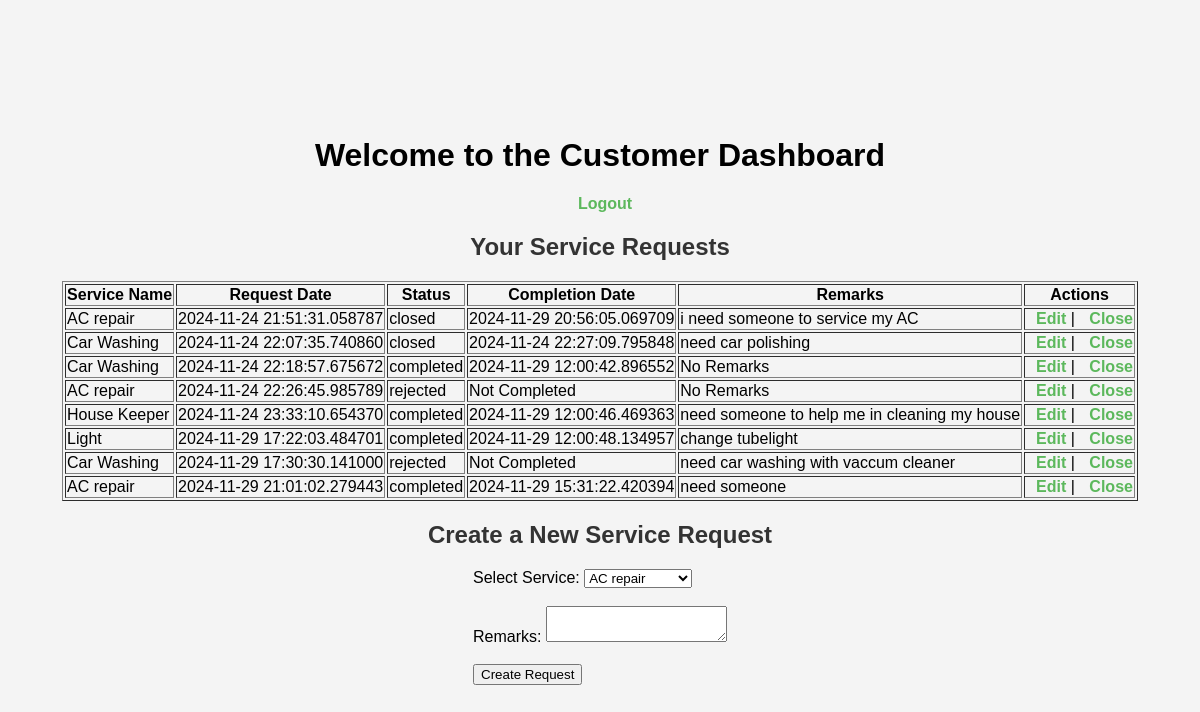
The app's page /customer/dashboard (signed in), older data.
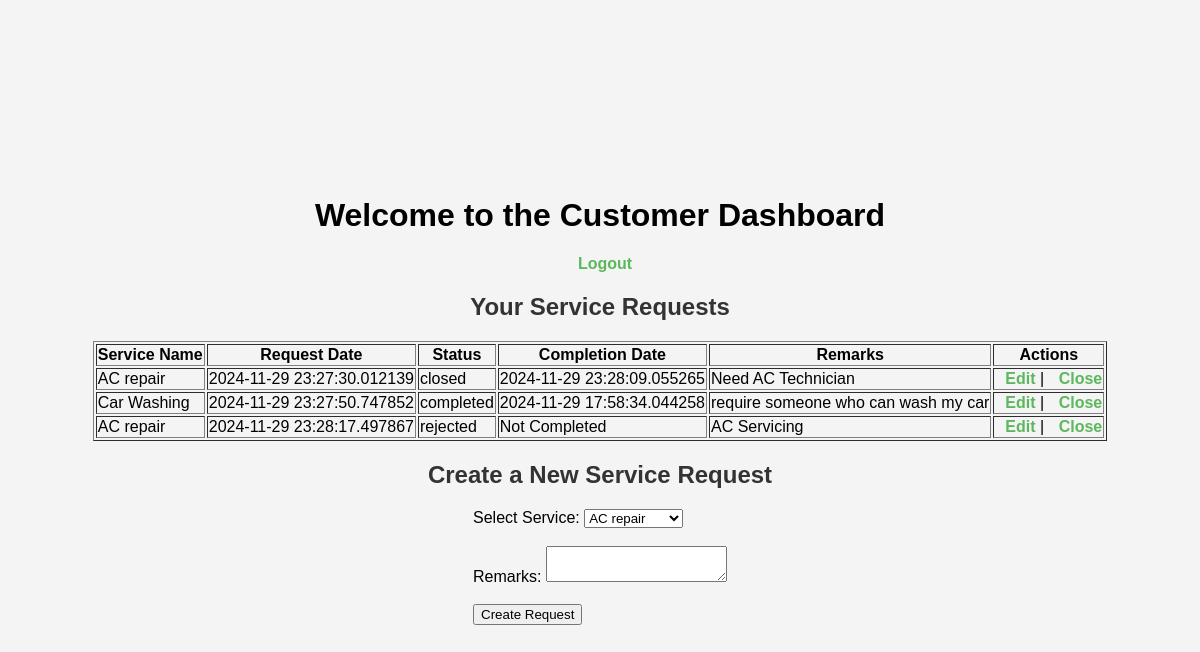
The same page, newer data.
### model/model.py (models this page shows)
class ServiceRequest(db.Model):
    id = db.Column(db.Integer, primary_key=True, autoincrement=True)
    service_id = db.Column(db.Integer, db.ForeignKey("service.id"), nullable=False)
    customer_id = db.Column(db.Integer, db.ForeignKey("customer.id"), nullable=False)
    professional_id = db.Column(db.Integer, db.ForeignKey("service_professional.id"), nullable=True)
    date_of_request = db.Column(db.DateTime, nullable=False)
    date_of_completion = db.Column(db.DateTime, nullable=True)
    service_status = db.Column(db.String(50), default="requested", nullable=False)
    remarks = db.Column(db.Text, nullable=True)

class Service(db.Model):
    id = db.Column(db.Integer, primary_key=True, autoincrement=True)
    name = db.Column(db.String(100), unique=True, nullable=False)
    base_price = db.Column(db.Float, nullable=False)
    description = db.Column(db.Text, nullable=True)
    time_required = db.Column(db.String(50), nullable=True)
    service_requests = db.relationship('ServiceRequest', backref='service', lazy=True)
    professional_id = db.Column(db.Integer, db.ForeignKey('service_professional.id'), nullable=True) #new
    professional = db.relationship('ServiceProfessional', backref='services', lazy=True) #new

### app.py (the view)
@app.route("/customer/dashboard", methods=["GET", "POST"])
def customer_dashboard():
    if session.get("user_type") != "Customer":
        flash("Please log in as Customer.")
        return redirect(url_for("login"))
    customer_id = session["user_id"]
    customer = Customer.query.get(customer_id)
    service_requests = ServiceRequest.query.filter_by(customer_id=customer.id).all()
    services = Service.query.all()
    return render_template("customer_dashboard.html", service_requests=service_requests, services=services)

### Templates/customer_dashboard.html (shortened to what this page needs)
<!DOCTYPE html>
<html lang="en">
<head>
    <link rel="stylesheet" type="text/css" href="{{ url_for('static', filename='styles.css') }}">
</head>
<body>
    <h1>Welcome to the Customer Dashboard</h1>
    <a href="{{ url_for('logout') }}">Logout</a>
    <h2>Your Service Requests</h2>
    <table border="1">
        <thead>
            <tr>
                <th>Service Name</th>
                <th>Request Date</th>
                <th>Status</th>
                <th>Completion Date</th>
                <th>Remarks</th>
                <th>Actions</th>
            </tr>
        </thead>
        <tbody>
            {% for request in service_requests %}
                <tr>
                    <td>{{ request.service.name }}</td>
                    <td>{{ request.date_of_request }}</td>
                    <td>{{ request.service_status }}</td>
                    <td>{{ request.date_of_completion or 'Not Completed' }}</td>
                    <td>{{ request.remarks or 'No Remarks' }}</td>
                    <td>
                        <a href="{{ url_for('edit_service_request', request_id=request.id) }}">Edit</a> |
                        <a href="{{ url_for('close_service_request', request_id=request.id) }}" onclick="return confirm('Are you sure you want to close this request?')">Close</a>
                    </td>
                </tr>
            {% endfor %}
        </tbody>
    </table>
    <h2>Create a New Service Request</h2>
    <form action="{{ url_for('create_service_request') }}" method="POST">
        <label for="service">Select Service:</label>
        <select name="service_id" id="service">
            {% for service in services %}
                <option value="{{ service.id }}">{{ service.name }}</option>
            {% endfor %}
        </select>
        <br><br>
        <label for="remarks">Remarks:</label>
        <textarea name="remarks" id="remarks"></textarea>
        <br><br>
        <button type="submit">Create Request</button>
    </form>

### static/styles.css (style rules this page uses)
body { font-family: Arial, sans-serif; background-color: #f4f4f4; display: flex; flex-direction: column; justify-content: center; align-items: center; height: 100vh; margin: 0; }
h2, h3 { color: #333; text-align: center; }
a { text-decoration: none; color: #5cb85c; font-weight: bold; margin-left: 10px; }

Row changes from the older to the newer data that the page shows:
removed ServiceRequest: service.name "AC repair", date_of_request "2024-11-24 22:26:45.985789", service_status "rejected", date_of_completion "Not Completed", remarks "No Remarks"
removed ServiceRequest: service.name "House Keeper", date_of_request "2024-11-24 23:33:10.654370", service_status "completed", date_of_completion "2024-11-29 12:00:46.469363", remarks "need someone to help me in cleaning my house"
removed ServiceRequest: service.name "Light", date_of_request "2024-11-29 17:22:03.484701", service_status "completed", date_of_completion "2024-11-29 12:00:48.134957", remarks "change tubelight"
removed ServiceRequest: service.name "Car Washing", date_of_request "2024-11-29 17:30:30.141000", service_status "rejected", date_of_completion "Not Completed", remarks "need car washing with vaccum cleaner"
removed ServiceRequest: service.name "AC repair", date_of_request "2024-11-29 21:01:02.279443", service_status "completed", date_of_completion "2024-11-29 15:31:22.420394", remarks "need someone"
changed ServiceRequest "closed": date_of_request "2024-11-24 21:51:31.058787" → "2024-11-29 23:27:30.012139"; date_of_completion "2024-11-29 20:56:05.069709" → "2024-11-29 23:28:09.055265"; remarks "i need someone to service my AC" → "Need AC Technician"
changed ServiceRequest "Car Washing": date_of_request "2024-11-24 22:07:35.740860" → "2024-11-29 23:27:50.747852"; service_status "closed" → "completed"; date_of_completion "2024-11-24 22:27:09.795848" → "2024-11-29 17:58:34.044258"; remarks "need car polishing" → "require someone who can wash my car"
changed ServiceRequest: service.name "Car Washing" → "AC repair"; date_of_request "2024-11-24 22:18:57.675672" → "2024-11-29 23:28:17.497867"; service_status "completed" → "rejected"; date_of_completion "2024-11-29 12:00:42.896552" → "Not Completed"; remarks "No Remarks" → "AC Servicing"
